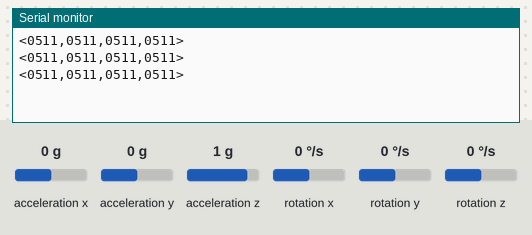
Bench run of a sketch on a simulated Arduino Uno, built with avr-gcc and run on an emulated ATmega328P. Parts: the last lines printed to the serial monitor. Wiring (inferred from the names in the program): MPU-6050 motion sensor at I2C address 0x68; MPU-6050 motion sensor at I2C address 0x69. Inputs (shaded band) come from the test bench; at power-on: acceleration x 0 g, acceleration y 0 g, acceleration z 1 g, rotation x 0 °/s, rotation y 0 °/s, rotation z 0 °/s.

Above: at 1.3 s.
1.4 s: acceleration x set to -1.4 g
At 2.0 s:
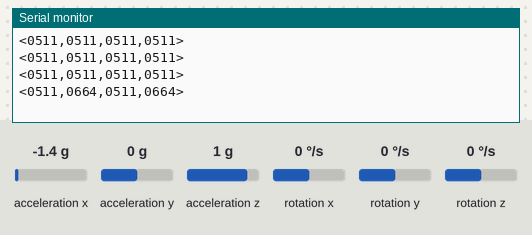
2.9 s: acceleration y set to -1.4 g
At 3.6 s:
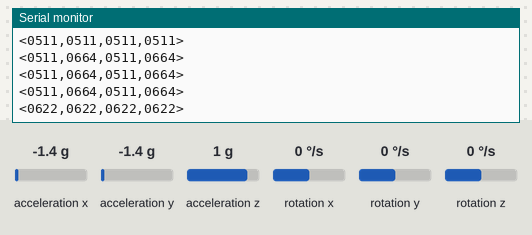
4.4 s: acceleration z set to -1.4 g
At 5.1 s:
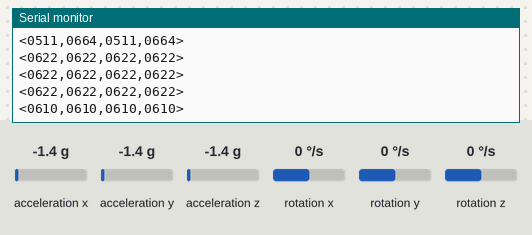
Timing chart, 0 to 7.4 s (numbered marks = the images above; inputs shaded):
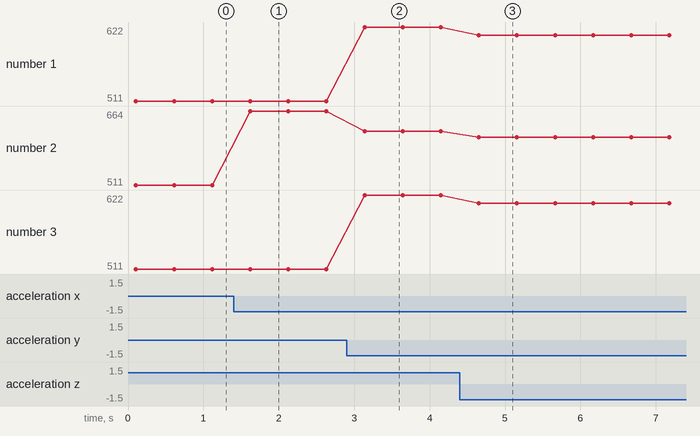

Measured:
- after the input at 1.4 s, the serial monitor: prints a new line after 0.22 s (image 1)
- after the input at 2.9 s, the serial monitor: prints a new line after 0.24 s (image 2)
- after the input at 4.4 s, the serial monitor: prints a new line after 0.25 s (image 3)
- plotted number 1: 511 → 622 after the input at 2.9 s, 622 → 610 after the input at 4.4 s
- plotted number 2: 511 → 664 after the input at 1.4 s, 664 → 622 after the input at 2.9 s, 622 → 610 after the input at 4.4 s
- plotted number 3: 511 → 622 after the input at 2.9 s, 622 → 610 after the input at 4.4 s

The sketch:

Trama_datos_2_MPU.ino
```cpp
#include <Wire.h>

// Direcciones I2C de los MPU6050
const int MPU_ADDR_1 = 0x68;  // Primer sensor
const int MPU_ADDR_2 = 0x69;  // Segundo sensor

// Variables para almacenar los datos de los sensores
int16_t AcX1, AcY1, AcZ1, AcX2, AcY2, AcZ2;  // Acelerómetros
int16_t GyX1, GyY1, GyZ1, GyX2, GyY2, GyZ2;  // Giroscopios

// Variables para Pitch y Roll de ambos sensores (ahora como enteros)
int pitch1, roll1, pitch2, roll2;
int f0,f1,f2,f3,f4;
void setup() {
  Serial.begin(9600);     // Iniciar comunicación serial
  Wire.begin();           // Iniciar comunicación I2C

  // Configurar primer sensor (0x68)
  Wire.beginTransmission(MPU_ADDR_1);
  Wire.write(0x6B);       // Registro PWR_MGMT_1
  Wire.write(0);          // Despertar al MPU6050
  Wire.endTransmission(true);

  // Configurar segundo sensor (0x69)
  Wire.beginTransmission(MPU_ADDR_2);
  Wire.write(0x6B);       // Registro PWR_MGMT_1
  Wire.write(0);          // Despertar al MPU6050
  Wire.endTransmission(true);

  delay(100);             // Pequeña pausa para inicialización
}

void loop() {
  // Leer datos de ambos sensores
  leerMPU6050(MPU_ADDR_1, &AcX1, &AcY1, &AcZ1, &GyX1, &GyY1, &GyZ1);
  leerMPU6050(MPU_ADDR_2, &AcX2, &AcY2, &AcZ2, &GyX2, &GyY2, &GyZ2);

  // Calcular ángulos para ambos sensores
  calcularAngulos(AcX1, AcY1, AcZ1, &pitch1, &roll1);
  calcularAngulos(AcX2, AcY2, AcZ2, &pitch2, &roll2);

  // Enviar tramas de datos para ambos sensores
  enviarTramas();
  //golpes
 //if ((593> pitch1 >560) && (243>roll1>338) &&(406>pitch2>397) &&(377>roll2>363)){
 //Serial.println("0");
 //delay(2000);
 //}
 //if ((707> pitch1 >690) && (485>roll1>480) &&(477>pitch2>451) &&(542>roll2>537)){
 //Serial.println("1");
 //delay(2000);
 //}
 //if ((527> pitch1 >517) && (522>roll1>517) &&(326>pitch2>321) &&(480>roll2>468)){
 //Serial.println("2");
 //delay(2000);
 //}
 //if ((710> pitch1 >690) && (511>roll1>488) &&(485>pitch2>429) &&(329>roll2>301)){
 //Serial.println("3");
 //delay(2000);
 //}
 //if ((608> pitch1 >602) && (360>roll1>352) &&(295>pitch2>3281) &&(508>roll2>497)){
 //Serial.println("4");
 //delay(2000);
 //}

// 0 560-593, 338-343, 397-406, 363-377
// 1 690-707, 480-485, 451-477, 537-542
// 2 517-527, 517-522, 321-326, 468-480
// 3 690-710, 488-511, 429-485, 301-329
// 4 602-608, 352-360, 281-295, 497-508

  delay(500);  // Esperar medio segundo
}

// Función para leer los datos de un MPU6050 (sin temperatura)
void leerMPU6050(int mpu_addr, int16_t* AcX, int16_t* AcY, int16_t* AcZ,
                 int16_t* GyX, int16_t* GyY, int16_t* GyZ) {
  Wire.beginTransmission(mpu_addr);
  Wire.write(0x3B);  // Empezar a leer desde el registro 0x3B (ACCEL_XOUT_H)
  Wire.endTransmission(false);
  Wire.requestFrom(mpu_addr, 14, true);  // Leer 14 bytes

  // Leer acelerómetro (2 bytes por eje)
  *AcX = Wire.read() << 8 | Wire.read();
  *AcY = Wire.read() << 8 | Wire.read();
  *AcZ = Wire.read() << 8 | Wire.read();

  // Saltar los 2 bytes de temperatura (0x41 y 0x42)
  Wire.read(); Wire.read();

  // Leer giroscopio (2 bytes por eje)
  *GyX = Wire.read() << 8 | Wire.read();
  *GyY = Wire.read() << 8 | Wire.read();
  *GyZ = Wire.read() << 8 | Wire.read();
}

// Función para calcular Pitch y Roll (ahora devuelve enteros)
void calcularAngulos(int16_t AcX, int16_t AcY, int16_t AcZ, int* pitch, int* roll) {
  // Convertir los valores del acelerómetro a gravedades (g)
  float accX = AcX / 16384.0;  // Escala ±2g (16384 LSB/g)
  float accY = AcY / 16384.0;
  float accZ = AcZ / 16384.0;

  // Calcular Pitch y Roll en radianes
  float pitch_float = -atan2(accY, sqrt(accX * accX + accZ * accZ)) * 180 / PI;
  float roll_float = atan2(-accX, sqrt(accY * accY + accZ * accZ)) * 180 / PI;

  // Mapear a valores de 0 a 1023 y convertir a entero
  *pitch = (int)map(pitch_float, -180, 180, 0, 1023);
  *roll = (int)map(roll_float, -180, 180, 0, 1023);
}

// Función para enviar las tramas de datos de ambos sensores
void enviarTramas() {
  // Enviar trama para el primer sensor (0x68)
  Serial.print("<");
  enviarValores(pitch1, roll1);
  Serial.print(",");
  // Enviar trama para el segundo sensor (0x69)
  enviarValores(pitch2, roll2);
  Serial.println(">");
}

// Función auxiliar para formatear y enviar valores (ahora con enteros)
void enviarValores(int value1, int value2) {
  // Formatear el primer valor (pitch)
  if (value1 > 999) {
    Serial.print(value1);
  }
  else if (value1 > 99) {
    Serial.print("0");
    Serial.print(value1);
  }
  else if (value1 > 9) {
    Serial.print("00");
    Serial.print(value1);
  }
  else {
    Serial.print("000");
    Serial.print(value1);
  }

  // Separador
  Serial.print(",");

  // Formatear el segundo valor (roll)
  if (value2 > 999) {
    Serial.print(value2);
  }
  else if (value2 > 99) {
    Serial.print("0");
    Serial.print(value2);
  }
  else if (value2 > 9) {
    Serial.print("00");
    Serial.print(value2);
  }
  else {
    Serial.print("000");
    Serial.print(value2);
  }


}
```
